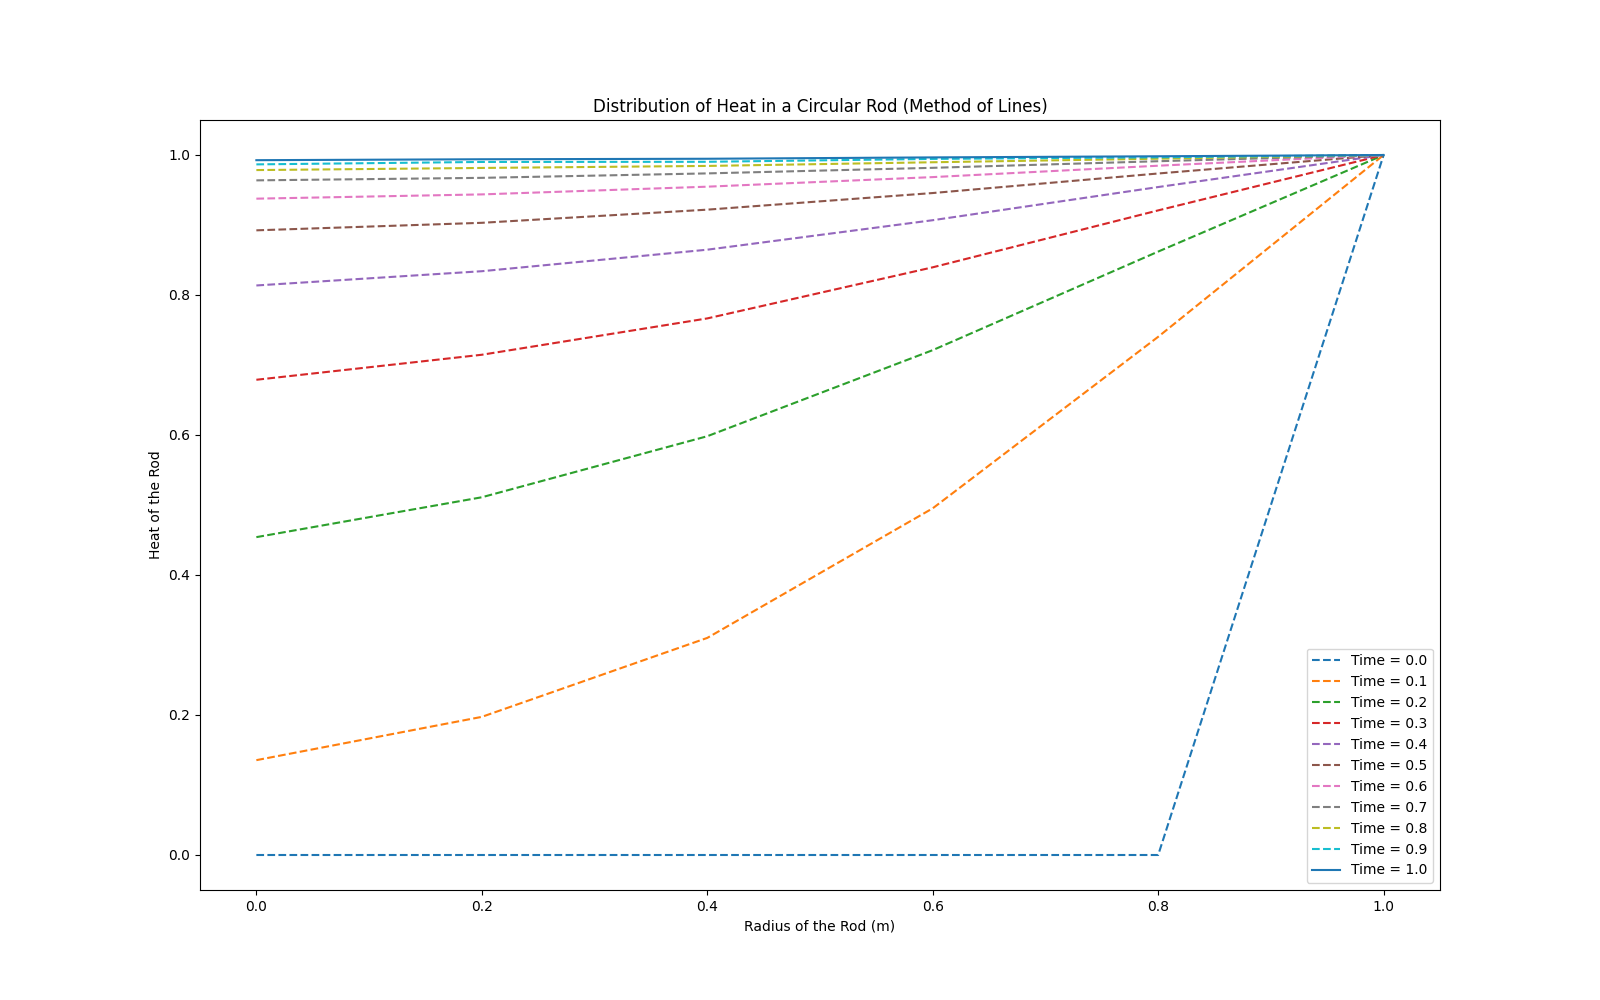

Write Python code to recreate this figure.
# Imports
import numpy as np
from scipy.integrate import solve_bvp, solve_ivp
from scipy.optimize import fsolve
import matplotlib.pyplot as plt

#
# Alexandre Dufresne-Nappert
# 20948586
#

# Number of Internal Nodes (4 (Derivative BC))
n = 5

# Define the Right Boundary
URight = 1
UInit = np.zeros(n)

# Define dr the Start, End and Number of Space Nodes, and create the array of Values
dr = 0.2
rInit = 0
rEnd = 1
rNodes = int((rEnd - rInit)/dr + 1)
rVals = np.linspace(rInit, rEnd, rNodes)

# Define Lambda
lam = 1/(dr**2)

#Using t instead of z
# Define dt the Start, End and Number of Time Nodes, and create the array of Values
dt = 0.01 
tInit = 0
tEnd = 1.0
tNodes = int((tEnd - tInit)/dt + 1)
tVals = np.linspace(tInit, tEnd, tNodes)

# Define the dUdt System of Equations
def dUdt (t, U):
    
    # Stack the Right Boundary Condition
    UAll = np.hstack([U, URight])
    
    # Create the dU Vector
    dU = np.zeros(n)
    
    # Apply First Equation (Insulated Boundary)
    dU[0] = 2*UAll[1] - 2*UAll[0]
    
    # Apply all Generic Nodes
    for i in range(1, n - 1):
        ri = rVals[i]
        
        dU[i] = (1 + dr/(2 * ri)) * UAll[i + 1] - 2*UAll[i] + (1 - dr/(2 * ri)) * UAll[i - 1]
    
    # Apply Last Node
    dU[-1] = -2*UAll[-2] + (1-dr/(2*rVals[-2])) * UAll[-3] + (1 + dr/(2*rVals[-2]))
    
    # Return result Multiplied by Lambda
    return lam*dU
    

# Solve the System of Equations
solution = solve_ivp(dUdt, (tInit, tEnd),UInit, t_eval=tVals)

# Add the Right most Node to the System, and combine into one Matrix
sol = np.vstack([solution.y, np.ones(tNodes) * URight])

# Create a single figure
plt.figure(figsize=(16, 10))

# Plot every 10th Instance
for i in range(0, tNodes-10, 10):
    plt.plot(rVals, sol[:, i], "--", label = f"Time = {tVals[i]:.1f}")

# Plot the Last instance of the Graph
plt.plot(rVals, sol[:, -1], "-", label = f"Time = {tVals[-1]}")

# Add legend, labels, and show the plot
plt.legend()
plt.xlabel("Radius of the Rod (m)")
plt.ylabel("Heat of the Rod")
plt.title("Distribution of Heat in a Circular Rod (Method of Lines)")
plt.savefig("MethodOfLines.png")
plt.show()